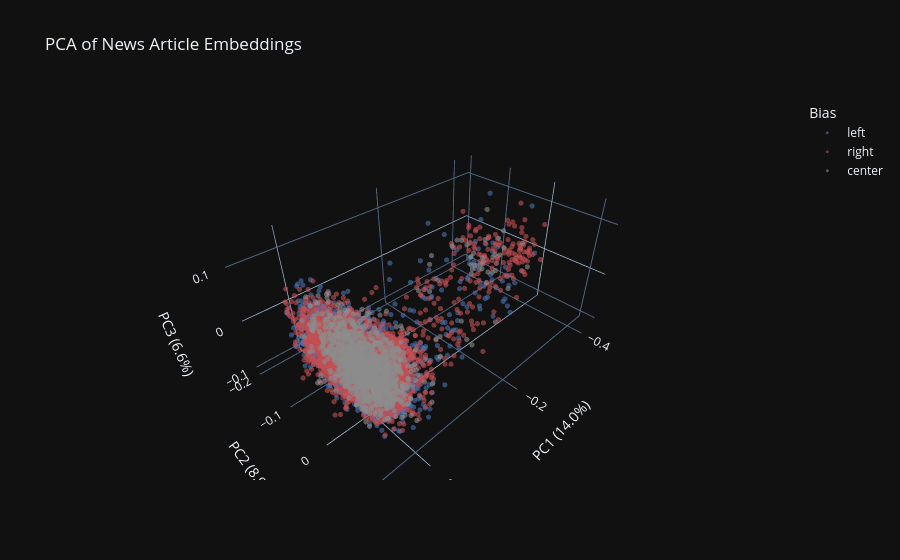

Notebook code for this chart:
### Code cell
df = pd.read_pickle('df_with_embeddings.pkl')
embeddings = np.stack(df['embeddings'].values)
df['simple_bias'] = 'center'
df.loc[(df['bias'] == 'leaning-left') | (df['bias'] == 'left'), 'simple_bias'] = 'left'
df.loc[(df['bias'] == 'leaning-right') | (df['bias'] == 'right'), 'simple_bias'] = 'right'
# 3D PCA
pca = PCA(n_components=3)
components = pca.fit_transform(embeddings)

print(f"Explained variance: {pca.explained_variance_ratio_.sum():.2%}")

pca_df = pd.DataFrame({
    'PC1': components[:, 0],
    'PC2': components[:, 1],
    'PC3': components[:, 2],
    'bias': df['simple_bias']
})

fig = px.scatter_3d(
    pca_df,
    x='PC1', y='PC2', z='PC3',
    color='bias',
    color_discrete_map={'left': '#4C72B0', 'center': '#8C8C8C', 'right': '#C44E52'},
    opacity=0.6,
    title='PCA of News Article Embeddings',
    labels={'PC1': f'PC1 ({pca.explained_variance_ratio_[0]:.1%})',
            'PC2': f'PC2 ({pca.explained_variance_ratio_[1]:.1%})',
            'PC3': f'PC3 ({pca.explained_variance_ratio_[2]:.1%})'}
)

fig.update_traces(marker=dict(size=3))
fig.update_layout(legend_title_text='Bias')
fig.show()

### Figure 1 — Plotly figure (JSON) as saved in the notebook; plotly's stock layout.template omitted (floating-point values rounded to 4 significant figures; data arrays with more than 128 entries replaced by an {"elided": "..."} marker saying what was removed)
{"data": [{"hovertemplate": "bias=left<br>PC1 (14.0%)=%{x}<br>PC2 (8.9%)=%{y}<br>PC3 (6.6%)=%{z}<extra></extra>", "legendgroup": "left", "marker": {"color": "#4C72B0", "opacity": 0.6, "symbol": "circle", "size": 3}, "mode": "markers", "name": "left", "scene": "scene", "showlegend": true, "x": {"elided": "4881 float values"}, "y": {"elided": "4881 float values"}, "z": {"elided": "4881 float values"}, "type": "scatter3d"}, {"hovertemplate": "bias=right<br>PC1 (14.0%)=%{x}<br>PC2 (8.9%)=%{y}<br>PC3 (6.6%)=%{z}<extra></extra>", "legendgroup": "right", "marker": {"color": "#C44E52", "opacity": 0.6, "symbol": "circle", "size": 3}, "mode": "markers", "name": "right", "scene": "scene", "showlegend": true, "x": {"elided": "4473 float values"}, "y": {"elided": "4473 float values"}, "z": {"elided": "4473 float values"}, "type": "scatter3d"}, {"hovertemplate": "bias=center<br>PC1 (14.0%)=%{x}<br>PC2 (8.9%)=%{y}<br>PC3 (6.6%)=%{z}<extra></extra>", "legendgroup": "center", "marker": {"color": "#8C8C8C", "opacity": 0.6, "symbol": "circle", "size": 3}, "mode": "markers", "name": "center", "scene": "scene", "showlegend": true, "x": {"elided": "1478 float values"}, "y": {"elided": "1478 float values"}, "z": {"elided": "1478 float values"}, "type": "scatter3d"}], "layout": {"scene": {"domain": {"x": [0.0, 1.0], "y": [0.0, 1.0]}, "xaxis": {"title": {"text": "PC1 (14.0%)"}}, "yaxis": {"title": {"text": "PC2 (8.9%)"}}, "zaxis": {"title": {"text": "PC3 (6.6%)"}}}, "legend": {"title": {"text": "Bias"}, "tracegroupgap": 0}, "title": {"text": "PCA of News Article Embeddings"}}}
